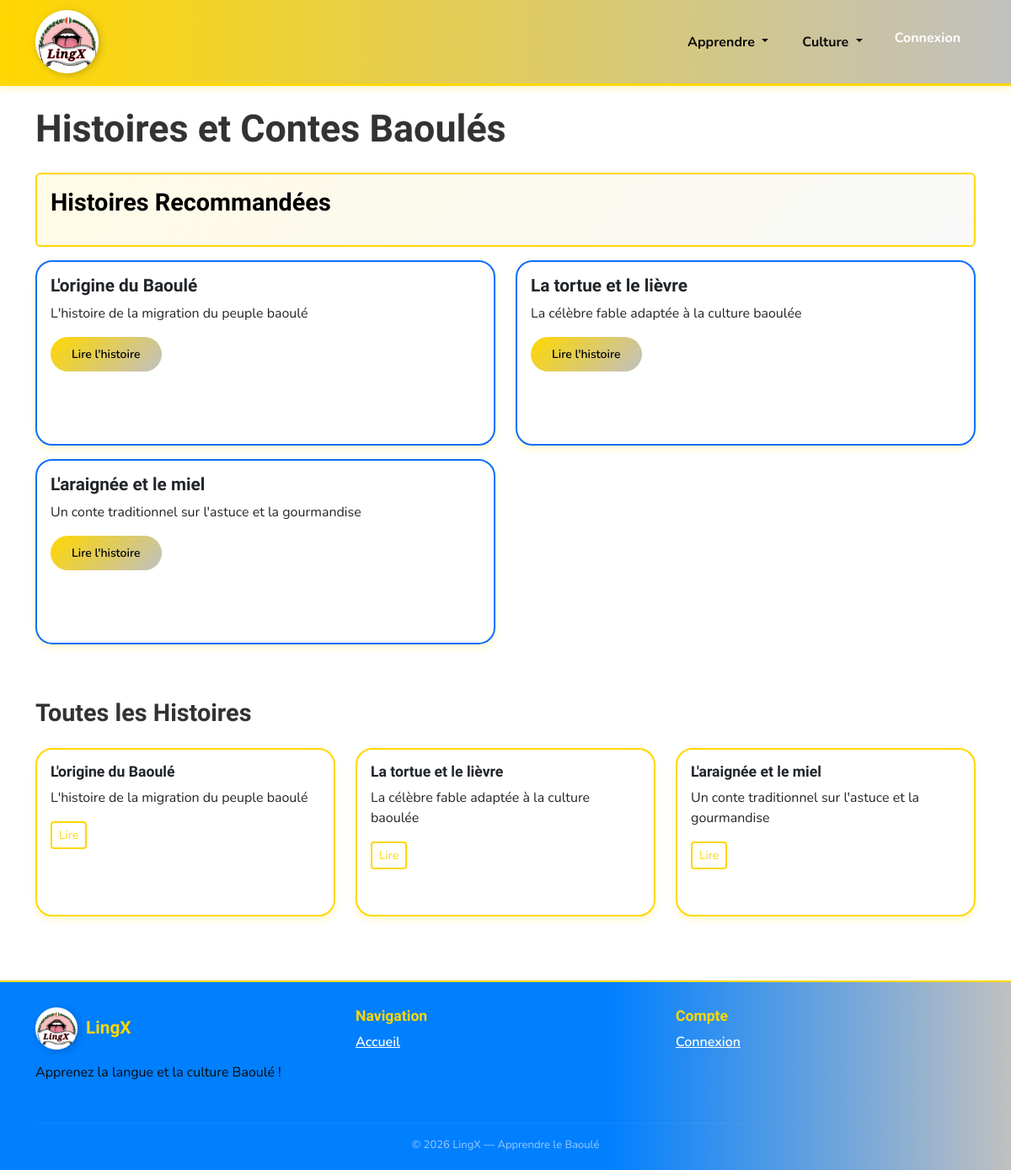
Screenshot of /stories/ with the database file from the repository.
### lingx/models.py (models this page shows, shortened)
class Story(models.Model):
    STORY_TYPE_CHOICES = [
        ('legend', 'Légende'),
        ('tale', 'Conte'),
        ('history', 'Histoire'),
        ('fable', 'Fable'),
    ]
    title = models.CharField(max_length=250)
    story_type = models.CharField(max_length=20, choices=STORY_TYPE_CHOICES, default='tale')
    description = models.TextField()
    full_text = models.TextField()
    baule_text = models.TextField(blank=True, help_text="Texte original en Baoulé si disponible")
    moral_lesson = models.TextField(blank=True, help_text="Leçon morale ou enseignement")
    characters = models.TextField(blank=True, help_text="Personnages principaux (séparés par des virgules)")
    difficulty = models.CharField(max_length=20, choices=Lesson.DIFFICULTY_CHOICES, default='debutant')
    image = models.ImageField(upload_to='images/stories/', blank=True, null=True)
    audio_file = models.FileField(upload_to='audio/stories/', blank=True, null=True)
    video_url = models.URLField(blank=True, null=True)
    order = models.IntegerField(default=0)
    is_featured = models.BooleanField(default=False)
    created_at = models.DateTimeField(auto_now_add=True)
    updated_at = models.DateTimeField(auto_now=True)
    class Meta:
        verbose_name_plural = "Stories"
        ordering = ['order', '-created_at']

### lingx/views.py (the view)
# urls.py: path('stories/', views.stories_view, name='stories'),
def stories_view(request):
    stories = Story.objects.all()
    featured_stories = Story.objects.filter(is_featured=True)
    context = {
        'stories': stories,
        'featured_stories': featured_stories,
    }
    return render(request, 'stories.html', context)

### lingx/context_processors.py (called while the page is built, shortened)
def sous_groupes_images(request):
    repo_static = Path(__file__).resolve().parents[2] / 'static'
    images_dir = repo_static / 'images' / 'SOUS GROUPES'
    if not images_dir.exists() or not images_dir.is_dir():
        return {'sous_groupes_images': []}

### templates/stories.html (shortened to what this page needs)
{% extends 'base.html' %} {% load static %} {% block content %}
<div class="container mt-4">
  <h1>Histoires et Contes Baoulés</h1>
  {% if featured_stories %}
  <div class="alert alert-info mt-4">
    <h3>Histoires Recommandées</h3>
  </div>
  <div class="row">
    {% for story in featured_stories %}
    <div class="col-md-6 mb-3">
      <div
        class="card border-primary h-100 position-relative"
        style="min-height: 220px"
      >
        <div class="card-body baoule-content">
          <h5 class="card-title">{{ story.title }}</h5>
          <p class="card-text">{{ story.description|truncatewords:20 }}</p>
          <a
            href="{% url 'story_detail' story.id %}"
            class="btn btn-primary btn-sm"
          >
            Lire l'histoire
          </a>
        </div>
      </div>
    </div>
    {% endfor %}
  </div>
  {% endif %}
  <h3 class="mt-5 mb-4">Toutes les Histoires</h3>
  <div class="row">
    {% for story in stories %}
    <div class="col-md-4 mb-3">
      <div class="card h-100 position-relative" style="min-height: 200px">
        <div class="card-body baoule-content">
          <h6>{{ story.title }}</h6>
          <p class="mt-2">{{ story.description|truncatewords:15 }}</p>
          <a
            href="{% url 'story_detail' story.id %}"
            class="btn btn-outline-primary btn-sm"
          >
            Lire
          </a>
        </div>
      </div>
    </div>
    {% empty %}
    <div class="col-12">
      <div class="alert alert-warning">
        Aucune histoire disponible pour le moment.
      </div>
    </div>
    {% endfor %}
  </div>
</div>
{% endblock %}

### static/css/esatic-theme.css (style rules this page uses)
:root { --primary-color: #ffd700; --secondary-color: #c0c0c0; --success-color: #66BB6A; --warning-color: #ffd700; --danger-color: #EF5350; --dark-color: #000000; --light-color: #ffffff; --gradient: linear-gradient(135deg, #ffd700 0%, #c0c0c0 100%); }
body { font-family: 'Inter', -apple-system, BlinkMacSystemFont, 'Segoe UI', sans-serif; background: #ffffff; min-height: 100vh; color: #000000; }
.btn-primary { background: var(--gradient); border: none; padding: 10px 25px; border-radius: 25px; font-weight: 600; color: #000000; transition: all 0.3s ease; }
.btn-outline-primary { border: 2px solid #ffd700; color: #ffd700; background: transparent; }
.card { border: 2px solid #ffd700; border-radius: 20px; box-shadow: 0 4px 8px rgba(255, 215, 0, 0.2); transition: all 0.3s ease; overflow: hidden; background: white; }
.alert-info { background: linear-gradient(135deg, rgba(255, 215, 0, 0.1) 0%, rgba(192, 192, 192, 0.1) 100%); border: 2px solid #ffd700; color: #000000; }

### static/css/duolingo-baoule.css (style rules this page uses)
:root { --or: #FFD700; --or-clair: #FFED4E; --or-sombre: #CCB000; --argent: #C0C0C0; --argent-clair: #E8E8E8; --argent-sombre: #A9A9A9; --bleu: #007FFF; --bleu-nuit: #003F7F; --bleu-clair: #4DA6FF; --orange-red: #FF4500; --blanc: #FFFFFF; --noir-doux: #0A0A0A; --gris-fond: #F4F6F8; --texte: #333333; --gradient-navbar: linear-gradient(90deg, #FFD700 0%, #C0C0C0 100%); --gold: #FFD700; --gold-dark: #CCB000; --brun: #003F7F; --vert: #4CAF50; --noir: #007FFF; --creme: #FFF8E7; --rouge: #FF4500; --bleu-old: #007FFF; --orange: #FF4500; --vert-clair: #E8F5E9; --rouge-clair: #FFEBEE; --bleu-clair-old: #E3F2FD; --gris: #F4F6F8; }
body { font-family: 'Nunito', sans-serif; color: var(--texte); }
h1, h2, h3, h4, h5, h6, .section-title { font-family: 'Baloo 2', cursive; font-weight: 700; }

### templates/base.html (style rules this page uses)
:root { --or: #ffd700; --or-clair: #ffed4e; --or-sombre: #ccb000; --argent: #c0c0c0; --argent-clair: #e8e8e8; --bleu: #007fff; --bleu-nuit: #003f7f; --bleu-clair: #4da6ff; --orange-red: #ff4500; }
h1 { font-size: 2.8rem !important; font-weight: 900 !important; margin-bottom: 25px !important; }
h3 { font-size: 1.8rem !important; font-weight: 700 !important; margin-bottom: 18px !important; }
h5 { font-size: 1.3rem !important; font-weight: 600 !important; }
h6 { font-size: 1.1rem !important; font-weight: 600 !important; }

### rows the page displays
Story: title "L'origine du Baoulé", description "L'histoire de la migration du peuple baoulé"
Story: title "La tortue et le lièvre", description "La célèbre fable adaptée à la culture baoulée"
Story: title "L'araignée et le miel", description "Un conte traditionnel sur l'astuce et la gourmandise"
